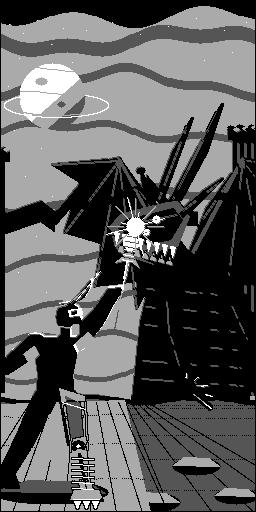
#> input picture art/fastwave-hero.png, 256 x 512 px
$ python encode_video.py ../../../art
#> lines starting #> are read from the running program, lines starting #| are printed output that depends on the picture; after the words box and inside, x2 and y2 are one past the last pixel; in counts of white or black regions, pixels touching at a corner belong together
"""Encode a PNG sequence into CrowPanel 5.79 frames, delta-compressed.

    python encode_video.py C:\\clip\\frames out.bin
    python encode_video.py C:\\clip\\frames --analyze      # sizes only, no file

Produces the panel's OWN buffer layout, so the device does no transformation at
all — it applies the delta and blits.

Geometry: the source is scaled to the full 792 px visible width and the BOTTOM is
cropped away, which is what fills a 2.9:1 panel from 16:9 material without
squashing anyone. 853x480 -> 792x446, keep the top 272 rows.

Two things about this panel that the encoder has to know, and that make a naive
frame come out wrong:

1. The framebuffer is COLUMN-MAJOR. The controller wants every row of byte-column
   0, then every row of column 1. Index is col * 272 + row, not row * 100 + col.

2. Logical width is 800, but only 792 pixels exist. The two SSD1683s are cascaded
   and there is an 8-pixel DEAD GAP at x = 396..403 where they join. Source pixels
   396+ must be pushed 8 to the right or the whole right half lands 8 px off.

Wire/file format, per frame:
    3400 bytes   bitmap, one bit per framebuffer byte, set = that byte changed
    N bytes      the new value of each changed byte, in order

N is never transmitted: both ends derive it by counting set bits, so there is no
length field to fall out of step. This only works because the dither is a fixed
ordered matrix — a static area produces byte-identical output every frame and drops
out of the delta entirely. Error diffusion would perturb every pixel and leave
nothing to remove.
"""

import argparse
import glob
import os
import sys

import numpy as np
from PIL import Image

PANEL_W = 800          # logical, includes the dead gap
VISIBLE_W = 792
PANEL_H = 272
FB_WBYTES = PANEL_W // 8          # 100 byte columns
PLANE_BYTES = FB_WBYTES * PANEL_H  # 27200
BITMAP_BYTES = PLANE_BYTES // 8    # 3400
SEAM_X = 396
SEAM_PX = 8

# 4x4 Bayer, the same matrix the firmware uses for its ghosts and circle field.
BAYER = [[0, 8, 2, 10], [12, 4, 14, 6], [3, 11, 1, 9], [15, 7, 13, 5]]

# CLUSTERED DOT, 4x4. Neighbouring thresholds are adjacent in VALUE as well as in
# space, so ink grows as compact blobs instead of the scattered single pixels Bayer
# produces.
#
# This matters on e-paper specifically: an isolated black pixel surrounded by white
# is the hardest case there is, because lateral field spread from its neighbours
# fights it, and at a short waveform it never fully resolves. A regular lattice of
# such pixels that resolves unevenly reads as structured banding — which is why the
# game's solid shapes look clean at the same drive count that makes video band.
CLUSTER = [[12, 5, 6, 13], [4, 0, 1, 7], [11, 3, 2, 8], [15, 10, 9, 14]]

# 2x2 Bayer: coarsest option, only 5 effective grey levels but the largest clusters.
BAYER2 = [[0, 2], [3, 1]]

def bayer(n):
    """Recursive dispersed-dot Bayer of size n (a power of two).

        M1 = [[0]],  M2n = [[4M, 4M+2], [4M+3, 4M+1]]

    Bigger n means more grey levels (n*n) and finer texture: 8x8 gives 64 levels
    against 4x4's 16, so gradients stop showing the matrix. Built rather than
    hardcoded — an 8x8 typed by hand is 64 chances to transpose a digit.
    """
#> called with n = 8
    m = [[0]]
    size = 1
    while size < n:
        m = [[4 * v for v in row] + [4 * v + 2 for v in row] for row in m] +             [[4 * v + 3 for v in row] + [4 * v + 1 for v in row] for row in m]
        size *= 2
    return m


# Classical 8x8 CLUSTERED-DOT screen, oriented on the diagonal.
#
# Two dot centres per cell arranged diagonally, which is a ~45 degree screen — the
# same trick print halftones use, because an axis-aligned grid is far more visible to
# the eye than a diagonal one. 64 levels against cluster4's 16, so gradients stop
# posterising, while the clustering is what keeps it resolvable on e-paper.
#
# This is the middle ground between the two failures measured on glass: dispersed
# matrices (bayer4/bayer8) smear because isolated single pixels never resolve against
# lateral field spread, and cluster4 resolves but reads as blocky 4x4 texture.
CLUSTER8 = [
    [24, 10, 12, 26, 35, 47, 49, 37],
    [ 8,  0,  2, 14, 45, 59, 61, 51],
    [22,  6,  4, 16, 43, 57, 63, 53],
    [30, 20, 18, 28, 33, 41, 55, 39],
    [34, 46, 48, 36, 25, 11, 13, 27],
    [44, 58, 60, 50,  9,  1,  3, 15],
    [42, 56, 62, 52, 23,  7,  5, 17],
    [32, 40, 54, 38, 31, 21, 19, 29],
]
# A transposed digit here would produce subtly wrong tone rather than an error, so
# check it is a genuine permutation of 0..63 at import.
assert sorted(v for row in CLUSTER8 for v in row) == list(range(64)), "CLUSTER8 broken"

DITHERS = {
    "bayer2": BAYER2,        # coarsest, 5 levels
    "bayer4": BAYER,         # 16 levels, scatters isolated pixels
    "bayer8": bayer(8),      # 64 levels, finest gradients
    "cluster4": CLUSTER,     # compact blobs, resolves best but reads as texture
    "cluster8": CLUSTER8,    # 45-degree screen, 64 levels — the balanced choice
}

# Judged on glass for video on the sibling panel. Ordered dithering reads washed
# out because the Bayer threshold is a flat ramp, so anything above mid-grey turns
# most cells white; gamma > 1 is the correction.
GAMMA = 1.3
CONTRAST = 1.4


def build_lut(gamma, contrast):
    i = np.arange(256, dtype=np.float64) / 255.0
    v = np.power(i, gamma)
    v = (v - 0.5) * contrast + 0.5
    return np.clip(v * 255.0 + 0.5, 0, 255).astype(np.uint8)


def build_threshold(h=PANEL_H, w=VISIBLE_W, name="bayer4"):
    """The 4x4 Bayer matrix tiled to a grid and scaled to 0..255.

    Tiled over the FINAL pixel grid, so the pattern is positionally fixed on the
    panel. That is what makes a static area dither to byte-identical output every
    frame and drop out of the delta completely.
    """
    m = np.array(DITHERS[name], dtype=np.uint16)
    n = m.shape[0]
    step = 256 // (n * n)
    b = m * step + step // 2
    return np.tile(b, (h // n + 1, w // n + 1))[:h, :w]


# Portrait canvas, matching the firmware's Paint rotation-90 mapping.
PORTRAIT_W = PANEL_H            # 272 across
PORTRAIT_H = VISIBLE_W          # 792 along


# [49 lines left out: functions portrait_x_map, image_to_fb_rot, not called in this run]


def frame_to_fb_rot(path, lut, thresh, xmap, rot):
    return image_to_fb_rot(Image.open(path), lut, thresh, xmap, rot)


def image_to_fb(im, lut, thresh):
    """One image -> 27200 bytes in the panel's own layout, as a numpy uint8 array.

    Vectorised because the naive per-pixel loop is 215k iterations a frame, which
    put a 488-frame encode into the tens of minutes.
    """
    if im.mode != "L":
        im = im.convert("L")
    sw, sh = im.size
#> sw = 256; sh = 512

    # Scale to the full visible width, then keep the TOP crop.
    nh = max(1, round(sh * VISIBLE_W / sw))
#> nh = 1584
    im = im.resize((VISIBLE_W, nh), Image.LANCZOS)
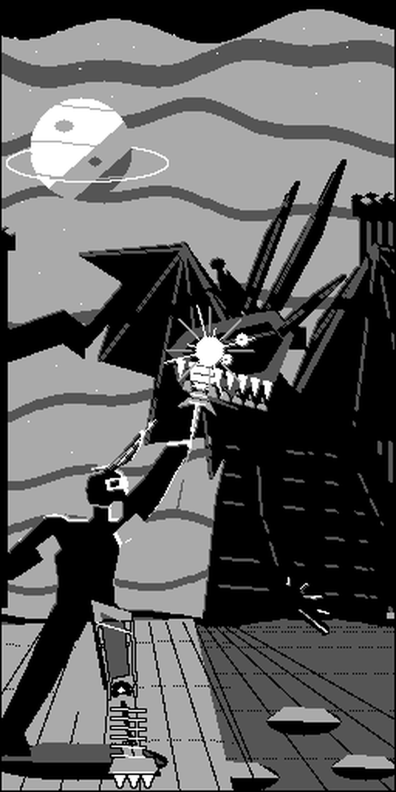
#> im: PIL image 792x1584 L (shown at 1/2 size); min 0, max 255, mean 93.7
    if nh >= PANEL_H:
        im = im.crop((0, 0, VISIBLE_W, PANEL_H))
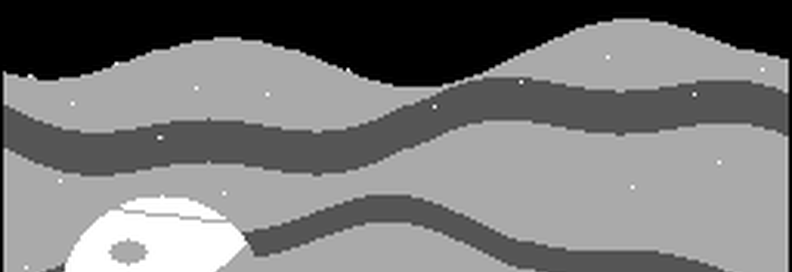
#> im: PIL image 792x272 L; min 0, max 255, mean 120.8
    else:  # source shorter than the panel: pad below rather than stretch
        pad = Image.new("L", (VISIBLE_W, PANEL_H), 255)
        pad.paste(im, (0, 0))
        im = pad

    v = lut[np.asarray(im, dtype=np.uint8)]        # (272, 792) tone-mapped
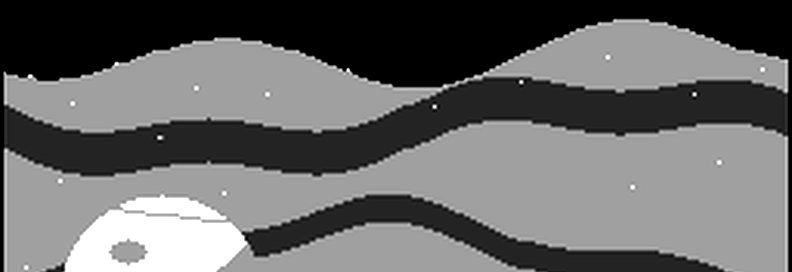
#> v: shape (272, 792); min 0, max 255, mean 104.5
    black = v < thresh                             # ordered-dither threshold
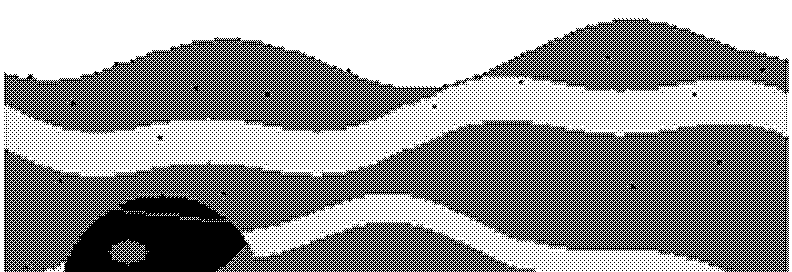
#> black: shape (272, 792) bool; 59.3% white; black in thin lines or dots

    # Widen 792 -> 800 by opening the 8-column dead gap at the cascade seam.
    logical = np.zeros((PANEL_H, PANEL_W), dtype=bool)
    logical[:, :SEAM_X] = black[:, :SEAM_X]
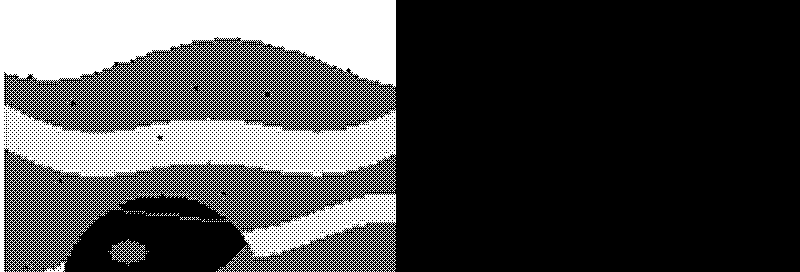
#> logical: shape (272, 800) bool; 28.9% white; 82 white regions (80 under 20 px), largest, box (x1, y1, x2, y2) and area: (0, 0, 396, 272) 62431, (110, 239, 145, 264) 242
    logical[:, SEAM_X + SEAM_PX :] = black[:, SEAM_X:]
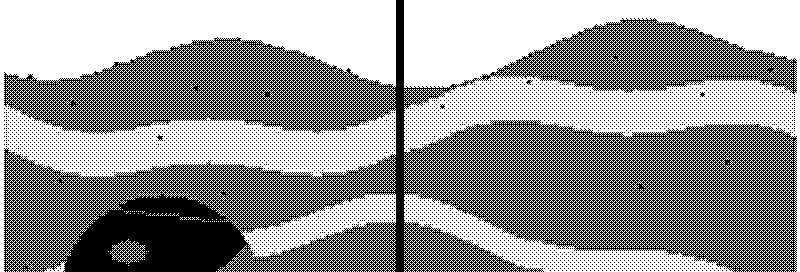
#> logical: shape (272, 800) bool; 58.7% white; black in thin lines or dots

    # 1 = white. packbits is big-endian per byte, which matches the panel's
    # 0x80 >> (x & 7) bit order exactly.
    packed = np.packbits(~logical, axis=1)         # (272, 100)
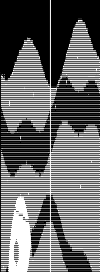
#> packed: shape (272, 100); min 0, max 255, mean 101.8
    # Column-major: index = col * 272 + row, i.e. the transpose flattened.
    return np.ascontiguousarray(packed.T).reshape(-1)


def frame_to_fb(path, lut, thresh):
    return image_to_fb(Image.open(path), lut, thresh)


# [21 lines left out: functions wire_frame, encode_delta, not called in this run]


def main():
    ap = argparse.ArgumentParser()
    ap.add_argument("frames", help="directory of PNGs")
    ap.add_argument("out", nargs="?", help="output .bin (omit with --analyze)")
    ap.add_argument("--step", type=int, default=1, help="take every Nth frame")
    ap.add_argument("--limit", type=int, default=0, help="stop after N frames")
    ap.add_argument("--gamma", type=float, default=GAMMA)
    ap.add_argument("--contrast", type=float, default=CONTRAST)
    ap.add_argument("--dither", default="bayer4", choices=tuple(DITHERS),
                    help="cluster4 grows compact blobs instead of scattered single "
                         "pixels, which resolve far better at a short waveform")
    ap.add_argument("--rotate", type=int, default=0, choices=(0, 90, 270),
                    help="turn the video 90/270 deg and fit it to 272 px across the "
                         "panel's short side. Less active area, so less bandwidth")
    ap.add_argument("--keyframe", type=int, default=60,
                    help="every Nth frame is sent whole (0 = never). Insurance: a "
                         "delta stream cannot heal a dropped byte on its own")
    ap.add_argument("--analyze", action="store_true", help="report sizes, write nothing")
    args = ap.parse_args()

    files = sorted(glob.glob(os.path.join(args.frames, "*.png")))
    if not files:
        sys.exit("no PNGs found")
    files = files[:: args.step]
    if args.limit:
        files = files[: args.limit]

    lut = build_lut(args.gamma, args.contrast)
    if args.rotate:
        thresh = build_threshold(PORTRAIT_H, PORTRAIT_W, args.dither)
        xmap = portrait_x_map()
        print(f"rotated {args.rotate} deg: {PORTRAIT_W} px across, centred in "
              f"{PORTRAIT_H}")
    else:
        thresh = build_threshold(name=args.dither)
        xmap = None
    prev = np.full(PLANE_BYTES, 0xFF, dtype=np.uint8)  # panel starts white
    total_raw = total_enc = 0
    worst = 0
    fh = None
    if args.out and not args.analyze:
        fh = open(args.out, "wb")
        # Header: magic, frame count, w, h, plane bytes — so the player can sanity
        # check rather than trust the file blindly.
        fh.write(b"CP79")
        fh.write(len(files).to_bytes(4, "little"))
        fh.write(PANEL_W.to_bytes(2, "little"))
        fh.write(PANEL_H.to_bytes(2, "little"))
        fh.write(PLANE_BYTES.to_bytes(4, "little"))

    keys = 0
    for n, path in enumerate(files):
        if args.rotate:
            fb = frame_to_fb_rot(path, lut, thresh, xmap, args.rotate)
        else:
            fb = frame_to_fb(path, lut, thresh)
        # A KEYFRAME is just a frame whose bitmap is all ones, so the wire format
        # needs no flag for it: the decoder already overwrites every byte it is told
        # changed. Without these, one byte lost on the link stays wrong for the rest
        # of the clip, and in a column-major buffer that reads as a vertical stripe.
        if args.keyframe and n % args.keyframe == 0:
            bitmap = bytes([0xFF]) * BITMAP_BYTES
            payload = fb.tobytes()
            keys += 1
        else:
            bitmap, payload = encode_delta(fb, prev)
        # One XOR checksum byte per frame. The device verifies it and counts
        # mismatches, so a dropped byte on the link becomes a REPORTED number rather
        # than a visual guess — the protocol is otherwise blind to it, because the
        # popcount still yields the right byte COUNT even when the alignment slips.
        ck = 0
        for byt in bitmap:
            ck ^= byt
        ck ^= int(np.bitwise_xor.reduce(np.frombuffer(payload, dtype=np.uint8))) if payload else 0
#> ck = 95
        enc = len(bitmap) + len(payload) + 1
#> enc = 30601
        total_raw += PLANE_BYTES
        total_enc += enc
#> total_enc = 30601
        worst = max(worst, enc)
#> worst = 30601
        if fh:
            fh.write(bitmap)
            fh.write(payload)
            fh.write(bytes([ck]))
        prev = fb
        if n % 25 == 0 or n == len(files) - 1:
            print(f"  {n+1}/{len(files)}  {enc} B  ({PLANE_BYTES/max(1,enc):.2f}x)",
                  flush=True)
#|   1/1  30601 B  (0.89x)

    if fh:
        fh.close()

    n = len(files)
    avg = total_enc / n
#> avg = 30601
    print()
    print(f"frames          {n}")
    print(f"raw             {PLANE_BYTES} B/frame")
    print(f"encoded avg     {avg:.0f} B/frame   ({total_raw/total_enc:.2f}x)")
#| encoded avg     30601 B/frame   (0.89x)
    print(f"encoded worst   {worst} B/frame")
#| encoded worst   30601 B/frame
    print(f"keyframes       {keys}" if args.keyframe else "keyframes       none")
    print(f"total           {total_enc/1e6:.2f} MB")
#| total           0.03 MB
    print()
    for fps in (20, 25, 30):
        need = avg * fps
        print(f"  {fps} fps needs {need/1000:.0f} kB/s  "
              f"= {need*10/1e6:.2f} Mbaud on a UART, "
              f"or {need/1e6*100:.1f}% of a 1 MB/s USB CDC link")
#> this loop made 3 passes
#> need on passes 1 to 3: 612020, 765025, 918030
#|   20 fps needs 612 kB/s  = 6.12 Mbaud on a UART, or 61.2% of a 1 MB/s USB CDC link
#|   25 fps needs 765 kB/s  = 7.65 Mbaud on a UART, or 76.5% of a 1 MB/s USB CDC link
#|   30 fps needs 918 kB/s  = 9.18 Mbaud on a UART, or 91.8% of a 1 MB/s USB CDC link
    if args.out and not args.analyze:
        print(f"\nwrote {args.out}")


if __name__ == "__main__":
    main()
